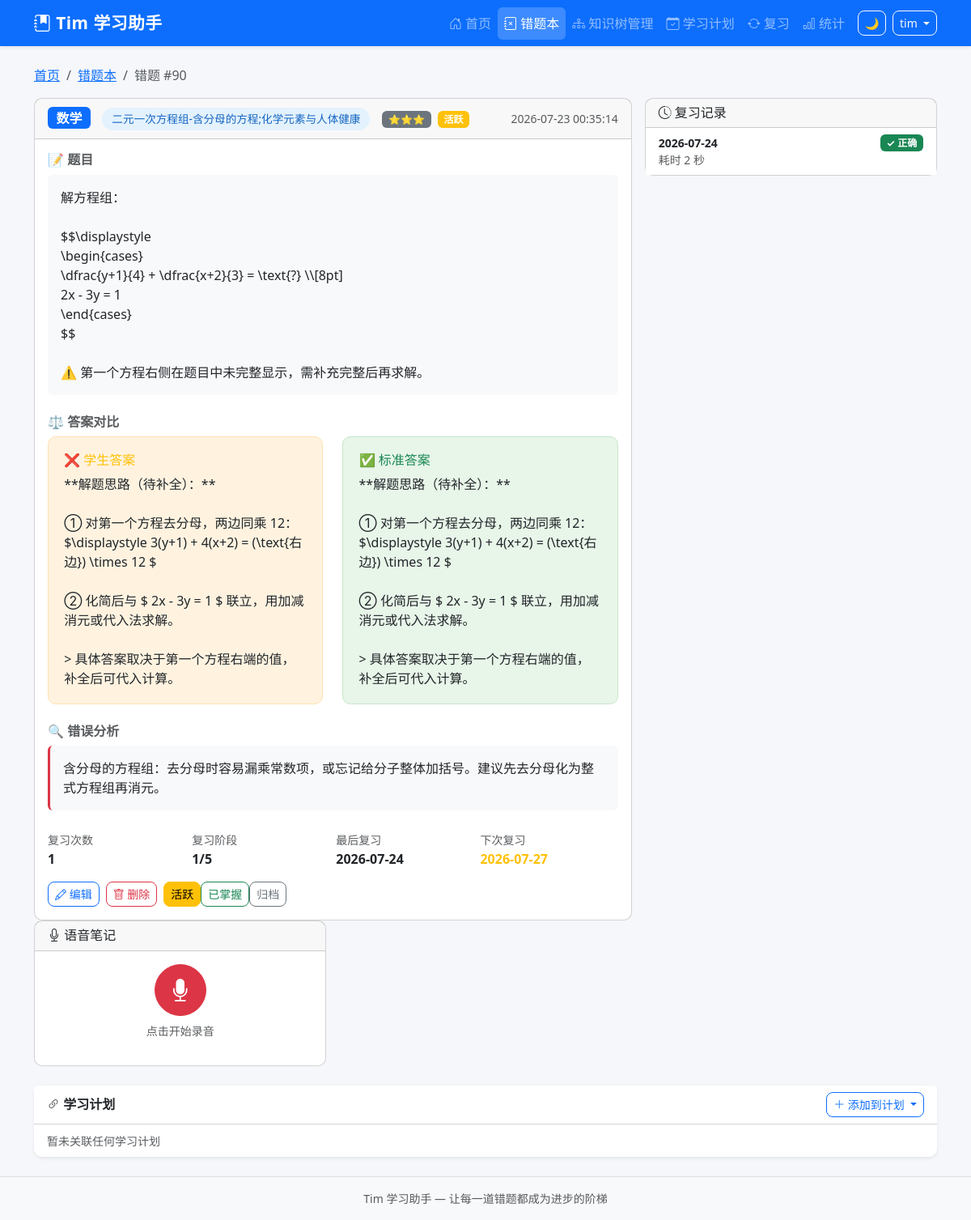
Page /questions/90 (signed in) on the earlier database version.
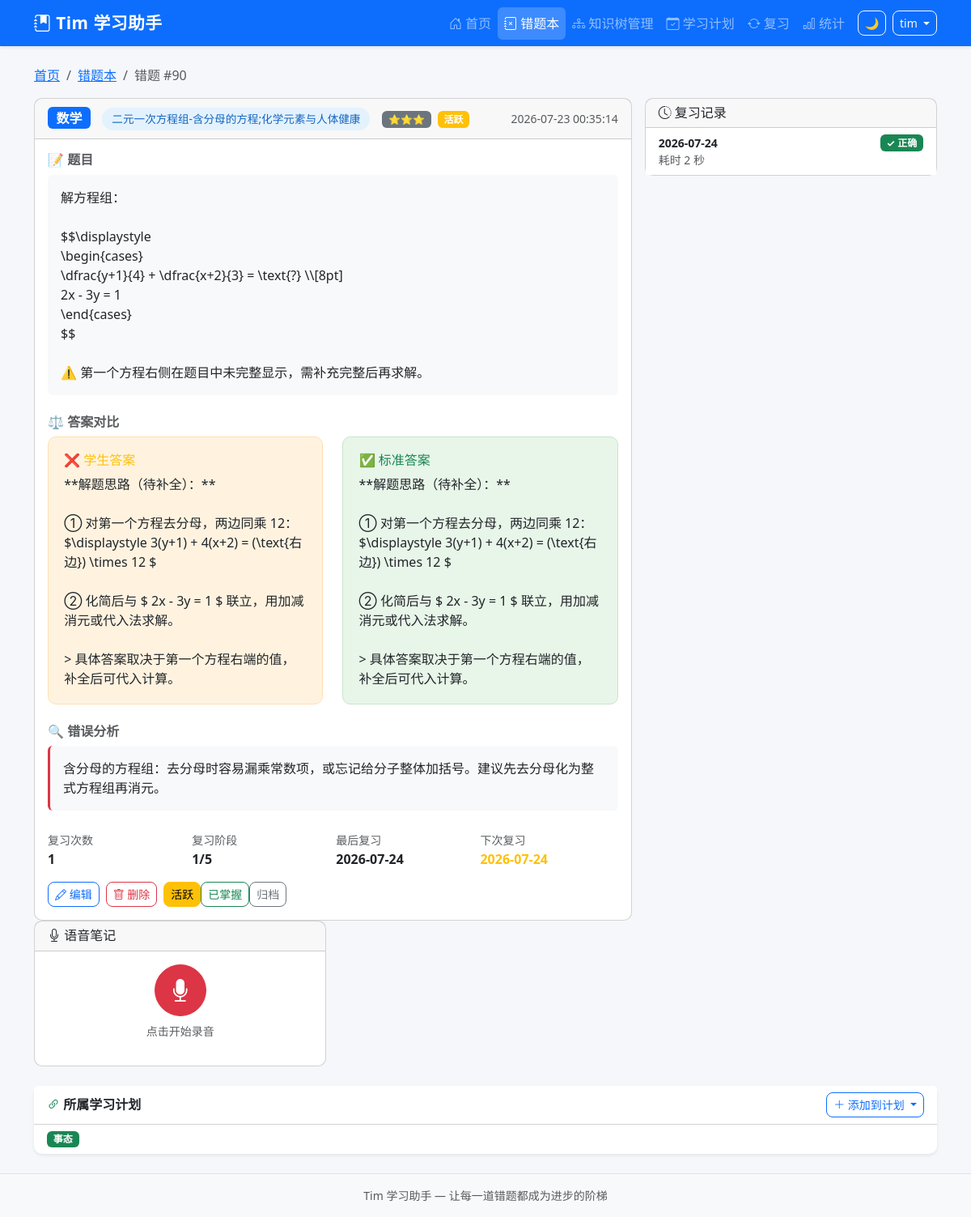
Same page on the later database version.
### tables this page shows
CREATE TABLE mistake_records (
            id INTEGER PRIMARY KEY AUTOINCREMENT,
            uuid TEXT NOT NULL,
            sys_platform TEXT NOT NULL DEFAULT 'web',
            bstudio_create_time TIMESTAMP DEFAULT CURRENT_TIMESTAMP,
            xueke TEXT NOT NULL,
            timu TEXT NOT NULL,
            xueshengdaan TEXT DEFAULT '',
            zhengquedaan TEXT DEFAULT '',
            cuowufenxi TEXT DEFAULT '',
            zhishidian TEXT DEFAULT '',
            difficulty INTEGER DEFAULT 1,
            review_count INTEGER DEFAULT 0,
            last_review_at TIMESTAMP,
            next_review_at TIMESTAMP,
            review_stage INTEGER DEFAULT 0,
            review_algorithm TEXT DEFAULT 'sm2',
            status TEXT DEFAULT 'active',
            updated_at TIMESTAMP DEFAULT CURRENT_TIMESTAMP
        , voice_data TEXT DEFAULT '');

CREATE TABLE review_logs (
            id INTEGER PRIMARY KEY AUTOINCREMENT,
            mistake_id INTEGER NOT NULL,
            uuid TEXT NOT NULL,
            review_date DATE NOT NULL,
            result TEXT NOT NULL,
            time_spent INTEGER DEFAULT 0,
            notes TEXT DEFAULT '',
            created_at TIMESTAMP DEFAULT CURRENT_TIMESTAMP,
            FOREIGN KEY (mistake_id) REFERENCES mistake_records(id) ON DELETE CASCADE
        );

CREATE TABLE study_plans (
            id INTEGER PRIMARY KEY AUTOINCREMENT,
            uuid TEXT NOT NULL,
            title TEXT NOT NULL,
            description TEXT DEFAULT '',
            xueke TEXT DEFAULT '',
            zhishidian TEXT DEFAULT '',
            target_date DATE,
            priority INTEGER DEFAULT 1,
            status TEXT DEFAULT 'pending',
            created_at TIMESTAMP DEFAULT CURRENT_TIMESTAMP,
            completed_at TIMESTAMP
        );

### app.py (the view)
@app.route('/questions/<int:question_id>',)
@login_required
def question_detail(question_id):
    question = query_db(
        'SELECT * FROM mistake_records WHERE id = ? AND 1=1',
        (question_id,), one=True
    )
    if not question:
        flash('错题不存在', 'danger')
        return redirect(url_for('question_list',))
    question = dict(question)
    for field in ('timu', 'zhengquedaan', 'xueshengdaan', 'cuowufenxi'):
        if question.get(field):
            question[field] = question[field].replace('\\$', '$')
    images = query_db(
        'SELECT * FROM mistake_images WHERE mistake_id = ? ORDER BY id',
        (question_id,)
    )
    reviews = query_db(
        '''SELECT * FROM review_logs
           WHERE mistake_id = ? AND 1=1
           ORDER BY created_at DESC LIMIT 10''',
        (question_id,)
    )
    similar = []
    kp = question['zhishidian'] or ''
    if kp:
        similar = query_db(
            'SELECT id, timu, xueke FROM mistake_records WHERE zhishidian=? AND id!=? ORDER BY id DESC LIMIT 5',
            (kp, question_id)
        )
    similar = rows_to_dicts(similar)
    for s in similar:
        s['timu_plain'] = strip_latex(s['timu'])
    linked_plans = query_db(
        '''SELECT sp.* FROM study_plans sp
           JOIN plan_mistakes pm ON sp.id = pm.plan_id
           WHERE pm.mistake_id = ? AND sp.status NOT IN ('deleted','cancelled')
           ORDER BY sp.priority DESC''',
        (question_id,)
    )
    all_plans = query_db(
        "SELECT id, title FROM study_plans WHERE status NOT IN ('deleted','cancelled') ORDER BY title",
        ()
    )
    resp = make_response(render_template('question_detail.html',
        question=question,
        images=images,
        reviews=reviews,
        similar=similar,
        linked_plans=linked_plans,
        all_plans=all_plans))
    return set_uuid_cookie(resp, g.user_uuid)

### app.py (called while the page is built, shortened)
@app.after_request
def add_security_headers(resp):
    resp.headers['X-Frame-Options'] = 'DENY'
    resp.headers['X-Content-Type-Options'] = 'nosniff'
    resp.headers['Referrer-Policy'] = 'strict-origin-when-cross-origin'
    return resp

@app.before_request
def csrf_check():
    if 'csrf_token' not in session:
        session['csrf_token'] = str(uuid_mod.uuid4())
    if request.method in ('GET', 'HEAD', 'OPTIONS'):
        return

def login_required(f):
    @wraps(f)
    def decorated(*a, **kw):
        if 'user_id' not in session:
            return redirect(url_for('login', next=request.path))
        return f(*a, **kw)
    return decorated

@app.before_request
def before_request():
    g.user_uuid = get_or_create_uuid()
    g.username = session.get('username', '')

### database.py (called while the page is built)
def get_db():
    conn = sqlite3.connect(Config.DATABASE_PATH, timeout=30)
    conn.row_factory = sqlite3.Row
    conn.execute("PRAGMA busy_timeout = 30000")
    conn.execute("PRAGMA foreign_keys = ON")
    conn.execute("PRAGMA journal_mode = WAL")
    return conn

def rows_to_dicts(rows):
    return [dict(r) for r in rows]

### templates/question_detail.html (shortened to what the changed rows need)
{% extends "base.html" %}
{% block content %}
<nav aria-label="breadcrumb" class="mb-3">
    <ol class="breadcrumb">
        <li class="breadcrumb-item"><a href="{{ url_for('index') }}">首页</a></li>
        <li class="breadcrumb-item"><a href="{{ url_for('question_list') }}">错题本</a></li>
        <li class="breadcrumb-item active">错题 #{{ question['id'] }}</li>
    </ol>
</nav>
<div class="row g-3">
    <div class="col-lg-8">
        <div class="card">
            <div class="card-header d-flex justify-content-between align-items-center">
                <div>
                    <span class="badge bg-primary fs-6 me-2">{{ question['xueke'] }}</span>
                    {% if question['zhishidian'] %}
                    <span class="knowledge-badge">{{ question['zhishidian'] }}</span>
                    {% endif %}
                    <span class="badge bg-secondary ms-2">
                        {{ '⭐' * question['difficulty'] }}
                    </span>
                    <span class="badge bg-{{ 'success' if question['status'] == 'mastered' else 'warning' if question['status'] == 'active' else 'secondary' }} ms-1">
                        {{ {'active': '活跃', 'archived': '已归档', 'mastered': '已掌握'}[question['status']] }}
                    </span>
                </div>
                <small class="text-muted">{{ question['bstudio_create_time'] }}</small>
            </div>
            <div class="card-body">
                <h6 class="fw-bold text-muted mb-2">📝 题目</h6>
                <div class="p-3 bg-light rounded mb-4 latex-content" style="white-space: pre-wrap;">{{ question['timu'] }}</div>
                <h6 class="fw-bold text-muted mb-2">⚖️ 答案对比</h6>
                <div class="answer-compare mb-4">
                    <div class="answer-box student">
                        <h6 class="text-warning mb-2">❌ 学生答案</h6>
                        <div style="white-space: pre-wrap;">{{ (question['xueshengdaan'] or '(未填写)') }}</div>
                    </div>
                    <div class="answer-box correct">
                        <h6 class="text-success mb-2">✅ 标准答案</h6>
                        <div style="white-space: pre-wrap;">{{ (question['zhengquedaan'] or '(未填写)') }}</div>
                    </div>
                </div>
                {% if question['cuowufenxi'] %}
                <h6 class="fw-bold text-muted mb-2">🔍 错误分析</h6>
                <div class="p-3 border-start border-danger border-3 bg-light rounded mb-4 latex-content" style="white-space: pre-wrap;">{{ question['cuowufenxi'] }}</div>
                {% endif %}
                <div class="row g-2 mb-3">
                    <div class="col-md-3">
                        <small class="text-muted">复习次数</small>
                        <div class="fw-bold">{{ question['review_count'] }}</div>
                    </div>
                    <div class="col-md-3">
                        <small class="text-muted">复习阶段</small>
                        <div class="fw-bold">{{ question['review_stage'] }}/5</div>
                    </div>
                    <div class="col-md-3">
                        <small class="text-muted">最后复习</small>
                        <div class="fw-bold">{{ question['last_review_at'][:10] if question['last_review_at'] else '未复习' }}</div>
                    </div>
                    <div class="col-md-3">
                        <small class="text-muted">下次复习</small>
                        <div class="fw-bold text-{{ 'warning' if question['next_review_at'] else 'muted' }}">
                            {{ question['next_review_at'][:10] if question['next_review_at'] else '待定' }}
                        </div>
                    </div>
                </div>
                <div class="d-flex flex-wrap gap-2">
                    <a href="{{ url_for('edit_question', question_id=question['id']) }}" class="btn btn-outline-primary btn-sm">
                    </a>
                    <form method="POST" action="{{ url_for('delete_question', question_id=question['id']) }}" class="d-inline">
                    </form>
                    <div class="btn-group">
                    </div>
                </div>
            </div>
        </div>
    </div>
    <div class="col-lg-4">
        <div class="card">
            <div class="card-body p-0">
                {% if reviews %}
                <div class="list-group list-group-flush">
                    {% for r in reviews %}
                    <div class="list-group-item">
                        <div class="d-flex justify-content-between">
                            <small class="fw-bold">{{ r['review_date'] }}</small>
                            <span class="badge bg-{{ 'success' if r['result'] == 'correct' else 'danger' if r['result'] == 'incorrect' else 'warning' }}">
                                {{ {'correct': '✓ 正确', 'incorrect': '✗ 错误', 'partial': '△ 部分'}[r['result']] }}
                            </span>
                        </div>
                        {% if r['time_spent'] %}
                        <small class="text-muted d-block">耗时 {{ r['time_spent'] }} 秒</small>
                        {% endif %}
                    </div>
                    {% endfor %}
                </div>
                {% else %}
                <div class="text-center py-3 text-muted">
                    <small>暂无复习记录</small>
                </div>
                {% endif %}
            </div>
        </div>
    </div>
</div>
{% if linked_plans %}
<div class="row mt-4">
    <div class="col-12">
        <div class="card border-0 shadow-sm">
            <div class="card-header bg-white fw-bold d-flex justify-content-between align-items-center">
                <span><i class="bi bi-link-45deg text-success"></i> 所属学习计划</span>
                <div class="dropdown">
                    <button class="btn btn-outline-primary btn-sm dropdown-toggle" data-bs-toggle="dropdown">
                        <i class="bi bi-plus-lg"></i> 添加到计划
                    </button>
                </div>
            </div>
            <div class="card-body py-2">
                <div class="d-flex flex-wrap gap-1">
                    {% for lp in linked_plans %}
                    <a href="{{ url_for('plan_mistakes', plan_id=lp['id']) }}" class="badge bg-success text-decoration-none">
                        {{ lp['title'] }}
                    </a>
                    {% endfor %}
                </div>
            </div>
        </div>
    </div>
</div>
{% else %}
<div class="row mt-4">
    <div class="col-12">
        <div class="card border-0 shadow-sm">
            <div class="card-header bg-white fw-bold d-flex justify-content-between align-items-center">
                <span><i class="bi bi-link-45deg text-muted"></i> 学习计划</span>
                {% if all_plans %}
                <div class="dropdown">
                    <button class="btn btn-outline-primary btn-sm dropdown-toggle" data-bs-toggle="dropdown">
                        <i class="bi bi-plus-lg"></i> 添加到计划
                    </button>
                </div>
                {% endif %}
            </div>
            <div class="card-body py-2">
                <span class="text-muted small">暂未关联任何学习计划</span>
            </div>
        </div>
    </div>
</div>
{% endif %}
{% endblock %}

Differences in the rows shown:
changed mistake_records "数学": next_review_at "2026-07-27" → "2026-07-24"
now on this page (row edited): study_plans: title "事态"
Other differences:
text no longer shown: "学习计划 暂未关联任何学习计划"
text now shown: "所属学习计划"
